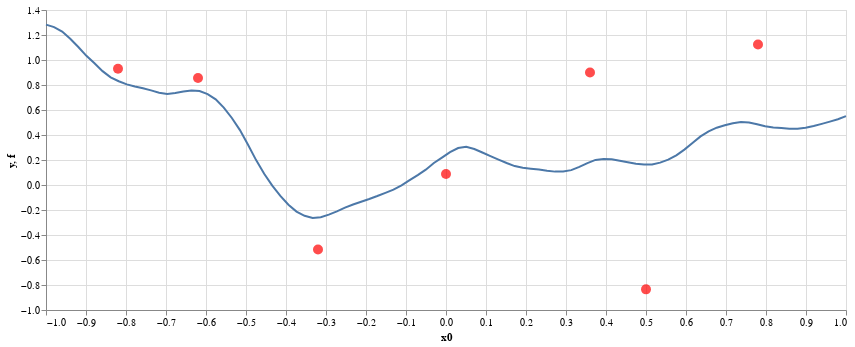

Notebook source saved alongside this figure:
### Markdown cell above
Now go back and choose another point at which to evaluate the black box function.

If you have finished evaluating the function at different points and you are confident where the maximum is, you can make a guess before executing the cells below.

Show the function as a line and the noisy data we received as evaluations of it:

### Code cell
f1 = blackbox1.sample_f(100)
chart1f = (
    alt.Chart(f1)
    .mark_line()
    .encode(x='x0', y='f'))
chart1y = blackbox1.plot_xy()
chart1 = alt.layer(chart1y, chart1f)
chart1.properties(width=800, height=300)

### Figure 1 — Vega-Lite specification as saved in the notebook (floating-point values rounded to 4 significant figures)
{"config": {"view": {"continuousWidth": 400, "continuousHeight": 300}}, "layer": [{"data": {"name": "data-091a68a409e02e9850459c94648c4467"}, "mark": {"type": "circle", "color": "red", "size": 100}, "encoding": {"x": {"type": "quantitative", "field": "x0", "scale": {"domain": [-1, 1]}}, "y": {"type": "quantitative", "field": "y"}}}, {"data": {"name": "data-e220423c9bed04212c6661e7b7631c27"}, "mark": "line", "encoding": {"x": {"type": "quantitative", "field": "x0"}, "y": {"type": "quantitative", "field": "f"}}}], "height": 300, "width": 800, "$schema": "https://vega.github.io/schema/vega-lite/v4.8.1.json", "datasets": {"data-091a68a409e02e9850459c94648c4467": [{"x0": 0.0, "y": 0.08787}, {"x0": 0.5, "y": -0.8348}, {"x0": -0.62, "y": 0.8555}, {"x0": -0.32, "y": -0.5155}, {"x0": -0.82, "y": 0.9305}, {"x0": 0.78, "y": 1.124}, {"x0": 0.36, "y": 0.9}], "data-e220423c9bed04212c6661e7b7631c27": [{"x0": -1.0, "f": 1.283}, {"x0": -0.9798, "f": 1.263}, {"x0": -0.9596, "f": 1.228}, {"x0": -0.9394, "f": 1.169}, {"x0": -0.9192, "f": 1.104}, {"x0": -0.899, "f": 1.033}, {"x0": -0.8788, "f": 0.9739}, {"x0": -0.8586, "f": 0.9108}, {"x0": -0.8384, "f": 0.861}, {"x0": -0.8182, "f": 0.8299}, {"x0": -0.798, "f": 0.8047}, {"x0": -0.7778, "f": 0.7886}, {"x0": -0.7576, "f": 0.7741}, {"x0": -0.7374, "f": 0.7569}, {"x0": -0.7172, "f": 0.7384}, {"x0": -0.697, "f": 0.729}, {"x0": -0.6768, "f": 0.7353}, {"x0": -0.6566, "f": 0.7482}, {"x0": -0.6364, "f": 0.7568}, {"x0": -0.6162, "f": 0.7518}, {"x0": -0.596, "f": 0.7276}, {"x0": -0.5758, "f": 0.6848}, {"x0": -0.5556, "f": 0.6196}, {"x0": -0.5354, "f": 0.5363}, {"x0": -0.5152, "f": 0.439}, {"x0": -0.4949, "f": 0.3212}, {"x0": -0.4747, "f": 0.199}, {"x0": -0.4545, "f": 0.09018}, {"x0": -0.4343, "f": -0.005174}, {"x0": -0.4141, "f": -0.08684}, {"x0": -0.3939, "f": -0.158}, {"x0": -0.3737, "f": -0.2125}, {"x0": -0.3535, "f": -0.2465}, {"x0": -0.3333, "f": -0.2637}, {"x0": -0.3131, "f": -0.2578}, {"x0": -0.2929, "f": -0.2373}, {"x0": -0.2727, "f": -0.2105}, {"x0": -0.2525, "f": -0.1808}, {"x0": -0.2323, "f": -0.1563}, {"x0": -0.2121, "f": -0.1342}, {"x0": -0.1919, "f": -0.1123}, {"x0": -0.1717, "f": -0.0882}, {"x0": -0.1515, "f": -0.06249}, {"x0": -0.1313, "f": -0.03703}, {"x0": -0.1111, "f": -0.002467}, {"x0": -0.09091, "f": 0.03878}, {"x0": -0.07071, "f": 0.07929}, {"x0": -0.05051, "f": 0.1228}, {"x0": -0.0303, "f": 0.1757}, {"x0": -0.0101, "f": 0.2193}, {"x0": 0.0101, "f": 0.2624}, {"x0": 0.0303, "f": 0.2957}, {"x0": 0.05051, "f": 0.3058}, {"x0": 0.07071, "f": 0.2879}, {"x0": 0.09091, "f": 0.2601}, {"x0": 0.1111, "f": 0.2315}, {"x0": 0.1313, "f": 0.2036}, {"x0": 0.1515, "f": 0.1763}, {"x0": 0.1717, "f": 0.1515}, {"x0": 0.1919, "f": 0.1376}, {"x0": 0.2121, "f": 0.1305}, {"x0": 0.2323, "f": 0.1241}, {"x0": 0.2525, "f": 0.1146}, {"x0": 0.2727, "f": 0.1071}, {"x0": 0.2929, "f": 0.1076}, {"x0": 0.3131, "f": 0.1188}, {"x0": 0.3333, "f": 0.1449}, {"x0": 0.3535, "f": 0.1754}, {"x0": 0.3737, "f": 0.2008}, {"x0": 0.3939, "f": 0.2086}, {"x0": 0.4141, "f": 0.2058}, {"x0": 0.4343, "f": 0.194}, {"x0": 0.4545, "f": 0.1815}, {"x0": 0.4747, "f": 0.1697}, {"x0": 0.4949, "f": 0.1631}, {"x0": 0.5152, "f": 0.1646}, {"x0": 0.5354, "f": 0.1788}, {"x0": 0.5556, "f": 0.2023}, {"x0": 0.5758, "f": 0.2378}, {"x0": 0.596, "f": 0.2832}, {"x0": 0.6162, "f": 0.3361}, {"x0": 0.6364, "f": 0.3889}, {"x0": 0.6566, "f": 0.4296}, {"x0": 0.6768, "f": 0.4585}, {"x0": 0.697, "f": 0.4782}, {"x0": 0.7172, "f": 0.4936}, {"x0": 0.7374, "f": 0.5042}, {"x0": 0.7576, "f": 0.5}, {"x0": 0.7778, "f": 0.4854}, {"x0": 0.798, "f": 0.4707}, {"x0": 0.8182, "f": 0.4601}, {"x0": 0.8384, "f": 0.4565}, {"x0": 0.8586, "f": 0.4506}, {"x0": 0.8788, "f": 0.4494}, {"x0": 0.899, "f": 0.4576}, {"x0": 0.9192, "f": 0.4719}, {"x0": 0.9394, "f": 0.4891}, {"x0": 0.9596, "f": 0.5072}, {"x0": 0.9798, "f": 0.5264}, {"x0": 1.0, "f": 0.5511}]}}
